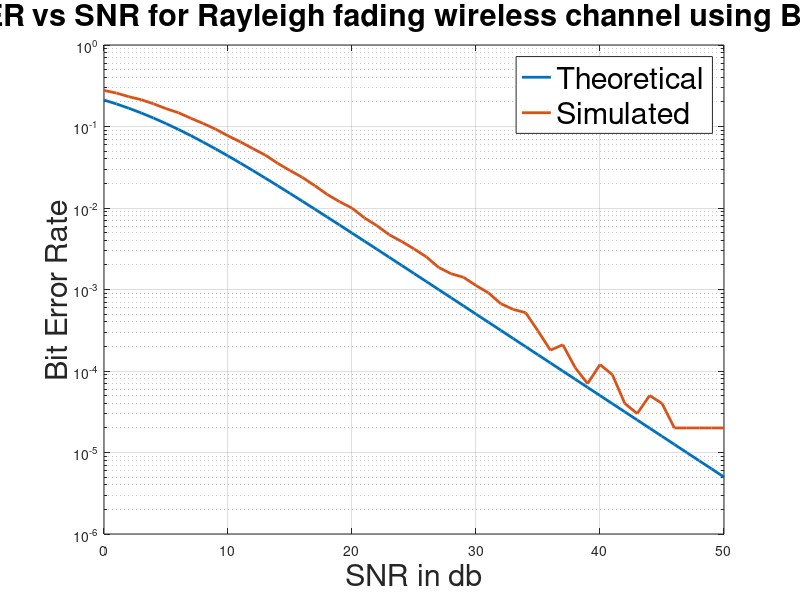

MATLAB code to generate this figure:
%exp 2
%BER vs SNR wireless channel
clc;
clear all;
close all;

N=10^5;
x = randi([0, 1], 1, N);

%-------Theoretical------------
SNR_db=0:50;
SNR=10.^(SNR_db/10);
BER_therotical=0.5*(1-sqrt(SNR./(SNR+2)));

%Y=h*x+n/SNR

ber = zeros(size(SNR));
for z=1:length(SNR)
  noise=(randn(1,N)+(i*randn(1,N)));
  h=(randn(1,N)+(i*randn(1,N)));
  y=(h.*x)+(noise./sqrt(SNR(z)));
  y_eq = y./h;
  op=real(y_eq)>0.5;
  ber(z)= size(find([x-op]),2);
end

BER_simulated=ber./N;

semilogy(SNR_db, BER_therotical,'linewidth',2);
hold;
semilogy(SNR_db,BER_simulated,'linewidth',2);

title("BER vs SNR for Rayleigh fading wireless channel using BPSK",'FontSize',22);
xlabel("SNR in db",'FontSize',22);
ylabel("Bit Error Rate",'FontSize',22);
legend("Theoretical", "Simulated");
legend('Location', 'best', 'FontSize', 22);

legend('Interpreter', 'none'); % Disable LaTeX-style interpretation in the legend
grid on;
